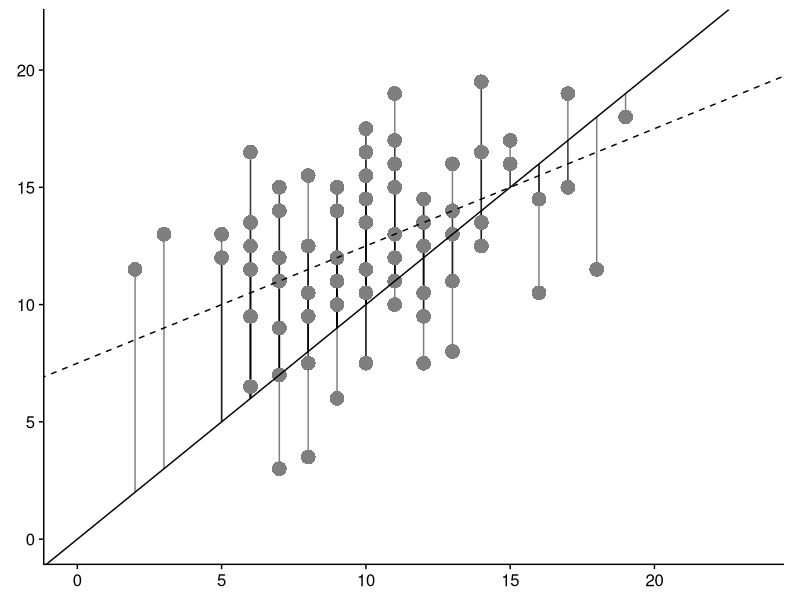

This chart was generated by the following R code:
# create conceptual metric figure 

library(ggplot2)
library(cowplot) # load cowplot for clean graph

n = 100
slope = 1
intercept = 0
x = rnbinom(n, 100, 0.9)
error = round(rnorm(100, 0, 1))

lm_line = (slope*x + intercept)

int_adj_1 = 0.5
slope_adj_1 = 0.2

y = ((slope+slope_adj_1)*x + (intercept-int_adj_1)) + error

error_2 = round(rnorm(100, 0, 3))
int_adj_2 <- +7.5
slope_adj_2 <- -0.5

y_2 = ((slope+slope_adj_2)*x + (intercept+int_adj_2)) + error_2

# estimate residuals
residal_lines <- (y_2 - lm_line) + lm_line

cols <- colorRampPalette(c("#0099CC80","#9ECAE1","#58BC5D","#EEF559","#FF9933","red"), bias = 1)(5)

conc_fig <- ggplot() + 
  geom_linerange(aes(x = x, ymin = ifelse(lm_line < residal_lines, residal_lines, lm_line), 
                     ymax = ifelse(lm_line > residal_lines, residal_lines, lm_line)), alpha = 0.5) +
  #geom_point(aes(x = x, y = y), size = 5, alpha = 0.5, pch = 19, stroke = 0, col =cols[4]) +
  geom_point(aes(x = x, y = y_2), size = 5, alpha = 1, pch = 19, stroke = 0, col = 'gray50') +
  geom_abline(aes(slope = slope, intercept = intercept), col = 'black') + 
  #geom_abline(aes(slope = slope+slope_adj_1, intercept = intercept+int_adj_1), col = cols[4]) +
  geom_abline(aes(slope = slope+slope_adj_2, intercept = intercept+int_adj_2), col = 'black', lty = 2) + 
  ylim(c(0, max(y_2) + 2)) + 
  xlim(c(0, (max(y) + 2))) + 
  xlab(NULL) + 
  ylab(NULL) + 
  theme_cowplot() + 
  theme(aspect.ratio = 0.75)
  


dir.create('figures/conceptual_metrics')
pdf('figures/conceptual_metrics/scatter_metrics.pdf', height = 5, width = 5)
conc_fig
dev.off()
